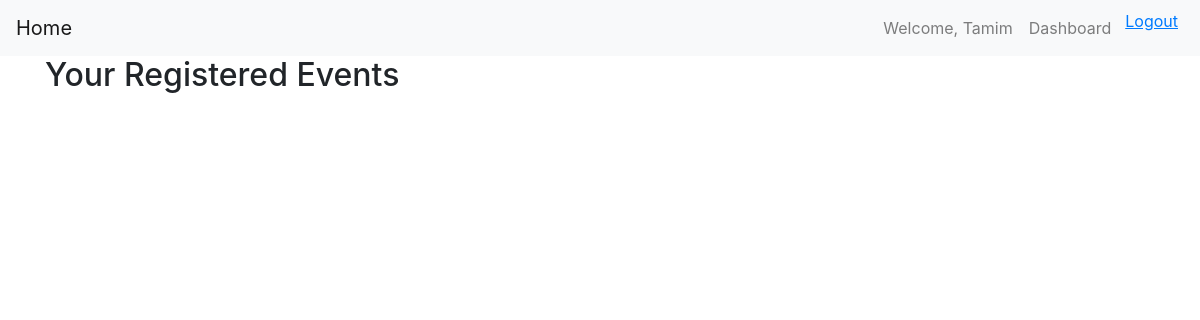
Page /dashboard/ (signed in) on the earlier database version.
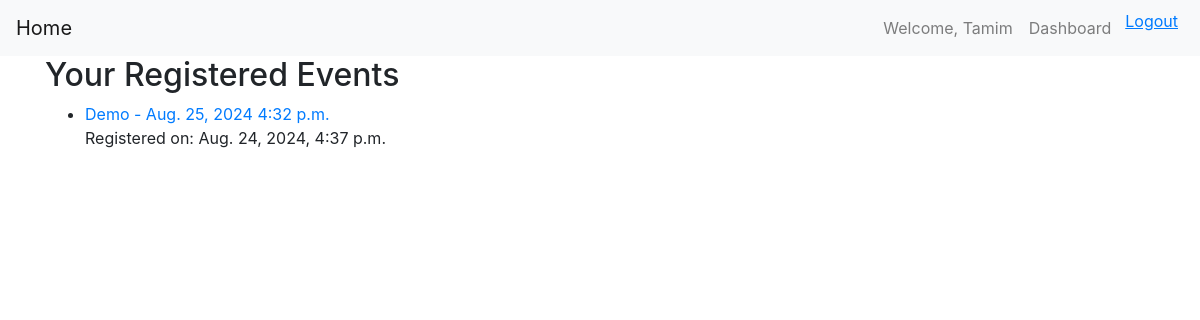
Same page on the later database version.
### Events/models.py (models this page shows, shortened)
class Registration(models.Model):
    event = models.ForeignKey(Event, on_delete=models.CASCADE)
    user = models.ForeignKey(User, on_delete=models.CASCADE)
    payment_info = models.CharField(max_length=100)
    registered_at = models.DateTimeField(auto_now_add=True)

class Event(models.Model):
    title = models.CharField(max_length=200)
    description = models.TextField()
    date = models.DateField()
    time = models.TimeField()
    location = models.CharField(max_length=200)
    slots = models.IntegerField()

### Events/views.py (the view)
# urls.py: path('dashboard/', user_dashboard, name='user_dashboard'),
@login_required
def user_dashboard(request):
    registrations = Registration.objects.filter(user=request.user)
    return render(request, 'events/user_dashboard.html', {'registrations': registrations})

### Templates/events/user_dashboard.html
{% extends 'base.html' %}
{% block content %}
<h2>Your Registered Events</h2>
<ul>
    {% for registration in registrations %}
        <li>
            <a href="{% url 'event_detail' registration.event.pk %}">
                {{ registration.event.title }} - {{ registration.event.date }} {{ registration.event.time }}
            </a>
            <p>Registered on: {{ registration.registered_at }}</p>
        </li>
    {% endfor %}
</ul>
{% endblock %}

Differences in the rows shown:
added Registration: event "Demo", event "Aug. 25, 2024", event.time "4:32 p.m.", registered_at "Aug. 24, 2024, 4:37 p.m."
